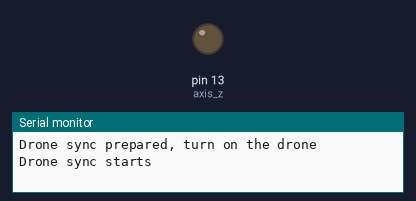
Simulated run of this sketch. Board: Arduino Uno, built with avr-gcc and run on an emulated ATmega328P. Shown: output pins drawn as LEDs (lit = HIGH), the last lines printed to the serial monitor.

Above: at 3.2 s.
At 4.7 s:
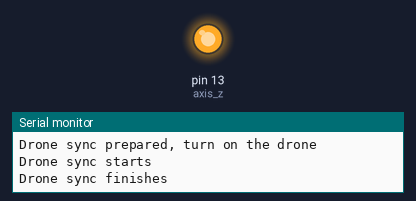
Timing chart, 0 to 6.2 s (numbered marks = the images above):
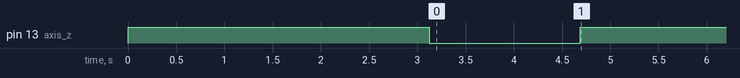

The sketch:

HanDrone.ino
```cpp
#include "Drone.h"
#include "LeapMotion.h"

LeapMotion lm;
Drone drone;

void setup() {
    Serial.begin(9600);

    int eraser = 7;
    int prescaler = 1;
    TCCR0B &= ~eraser;
    TCCR0B |= prescaler;
    TCCR1B &= ~eraser;
    TCCR1B |= prescaler;
    TCCR2B &= ~eraser;
    TCCR2B |= prescaler;

    drone.sync();
}

void loop() {
    if(lm.read()) {
        drone.setAction(lm.getHandInfo());
    }
}
```

Drone.cpp
```cpp
#include "Drone.h"
#include "LeapMotion.h"

Drone::Drone() {
}

void Drone::setAction(HandInfo handinfo) {
    analogWrite(axis_x, handinfo.axis_x);
    analogWrite(axis_y, handinfo.axis_y);
    Serial.println(handinfo.axis_z);
    analogWrite(axis_z, handinfo.axis_z);
}

void Drone::sync() {
    analogWrite(axis_z, default_axis_z);
    Serial.println("Drone sync prepared, turn on the drone");
    delay(100000);
    Serial.println("Drone sync starts");
    analogWrite(axis_z, default_axis_z);
    delay(100000);
    analogWrite(axis_z, 0);
    delay(100000);
    analogWrite(axis_z, default_axis_z);
    Serial.println("Drone sync finishes");
}
```

Drone.h
```cpp
#ifndef Drone_h
#define Drone_h

#include "LeapMotion.h"

class Drone {
private:
    const int axis_z = 13;
    const int axis_y = 11;
    const int axis_x = 10;

    const int max = 255;
    const int default_axis_z = max;
    const int default_axis_y = max/2;
    const int defualt_axis_x = max/2;

    int convert(int n);

public:
    Drone();
    //void set_action(HandInfo handinfo);
    void sync();
    void setAction(HandInfo handinfo);
};

#endif
```

LeapMotion.cpp
```cpp
#include "LeapMotion.h"

LeapMotion::LeapMotion() {
}

bool LeapMotion::read() {
    if(Serial.available()) {
        char c = Serial.read();
        if(c == '-') {
            buffer[i] = '\0';
            if(handinfo.done == 0) {
                handinfo.axis_x = atoi(buffer);
            } else if(handinfo.done == 1) {
                handinfo.axis_y = atoi(buffer);
            } else {
                handinfo.axis_z = atoi(buffer);
            }
            ++handinfo.done;
            i = 0;
        } else {
            buffer[i] = c;
            ++i;
        }
    }
    if(handinfo.done == 3) {
        handinfo.done = 0;
        return true;
    } else {
        return false;
    }
}

HandInfo LeapMotion::getHandInfo() const {
    return handinfo;
}
```

LeapMotion.h
```cpp
#ifndef LeapMotion_h
#define LeapMotion_h

#include <Arduino.h>

struct HandInfo {
    int axis_x;
    int axis_y;
    int axis_z;
    int done = 0;
};

class LeapMotion {
private:
    char buffer[10];
    int i = 0;
    HandInfo handinfo;
public:
    LeapMotion();
    bool read();
    HandInfo getHandInfo() const;
};

#endif
```
